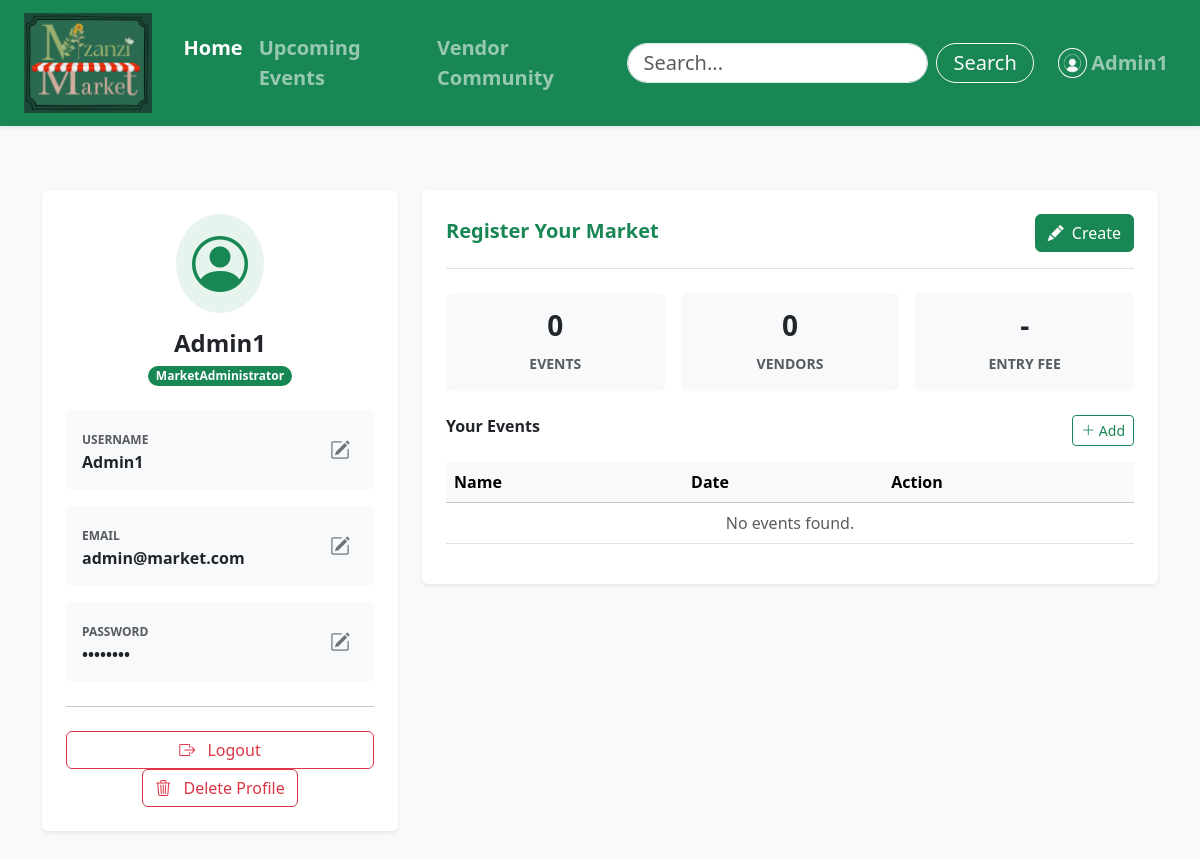
/userpage (signed in), run on an earlier commit of the app's database.
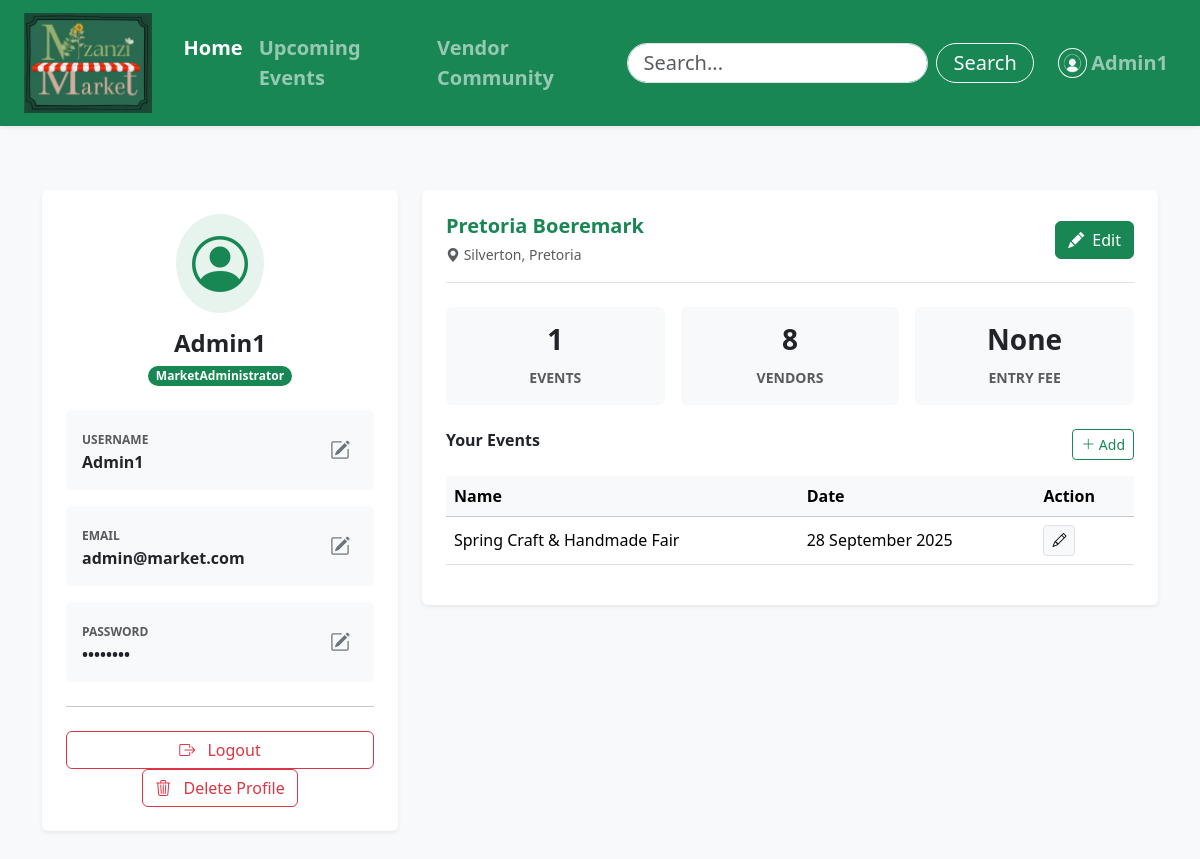
And on a later commit of the database.
### tables this page shows
CREATE TABLE Market (
    MarketID INTEGER PRIMARY KEY AUTOINCREMENT,
    MarketName TEXT NOT NULL,
    MarketDescription TEXT,
    MarketLocationLink TEXT,
    MarketLocation TEXT,
    MarketEntryFee TEXT,
    MarketDate DATETIME,
    MarketDays TEXT,
    MarketPoster BLOB,
    MarketInstagram TEXT,
    MarketFacebook TEXT,
    MarketMap BLOB,
    MarketAdministratorID INTEGER,
    FOREIGN KEY (MarketAdministratorID) REFERENCES MarketAdministrator(MarketAdministratorID)
);

CREATE TABLE "Events" (
	"EventID"	INTEGER,
	"EventName"	TEXT NOT NULL,
	"EventDescription"	TEXT,
	"EventDate"	DATETIME,
	"EventDays"	TEXT,
	"EventBookingLink"	TEXT,
	"EventPoster"	BLOB,
	"MarketID"	INTEGER NOT NULL,
	PRIMARY KEY("EventID" AUTOINCREMENT),
	FOREIGN KEY("MarketID") REFERENCES "Market"("MarketID")
);

### app.py (the view, shortened to what this page needs)
@app.route("/userpage", methods=['GET', 'POST'])
def userpage():
    if 'user_id' not in session:
        flash("Please log in to view your profile.", "warning")
        return redirect(url_for("login"))
    conn = get_db_connection()
    conn.row_factory = sqlite3.Row
    user_id = session['user_id']
    user = conn.execute("SELECT * FROM User WHERE UserID = ?", (user_id,)).fetchone()
    vendor = None
    vendor_products = []
    if user['Classification'] == 'Vendor':
        vendor = conn.execute("SELECT * FROM Vendor WHERE UserID = ?", (user_id,)).fetchone()
        if vendor:
            vendor_products = conn.execute("SELECT * FROM Product WHERE VendorID = ?", (vendor['VendorID'],)).fetchall()
    market = None
    events = []
    vendors = []
    if user['Classification'] == 'MarketAdministrator':
        market = conn.execute("SELECT * FROM Market WHERE MarketAdministratorID = ?", (user_id,)).fetchone()
        if market:
            events = conn.execute("SELECT * FROM Events WHERE MarketID = ?", (market['MarketID'],)).fetchall()
            vendors = conn.execute("SELECT * FROM Vendor").fetchall()
    conn.close()
    return render_template("userpage.html", user=user, market=market, events=events, vendors=vendors)

### app.py (called while the page is built)
def get_db_connection():
    conn = sqlite3.connect('Mzanzi.db', timeout=30)
    conn.row_factory = sqlite3.Row
    try:
        conn.execute("PRAGMA journal_mode=WAL")
    except:
        pass # If it fails, it just ignores it, but usually it works
    return conn

### templates/userpage.html (shortened to what the changed rows need)
<!DOCTYPE html>
<html lang="en">
<head>
  <link href="https://cdn.jsdelivr.net/npm/bootstrap@5.3.3/dist/css/bootstrap.min.css" rel="stylesheet">
  <link href="https://cdn.jsdelivr.net/npm/bootstrap-icons/font/bootstrap-icons.css" rel="stylesheet">
</head>
<body class="bg-light">
    <main>
      <div class="container my-5">
        <div class="row g-4">
          <div class="col-lg-8">
            <div class="d-flex flex-column gap-4">
            {% if user['Classification'] == 'Vendor' %}
              <div class="card border-0 shadow-sm overflow-hidden">
                  <div class="card-header bg-success bg-gradient text-white p-4 border-0">
                      <div class="d-flex justify-content-between align-items-start">
                          <div>
                              <h2 class="fw-bold mb-1">
                                  <i class="bi bi-shop me-2"></i>
                                  {{ user['VendorName'] if user['VendorName'] else user['Username'] }}
                              </h2>
                              <span class="badge bg-white text-success rounded-pill border border-white">
                                  {{ user['VendorOfferingType'] if user['VendorOfferingType'] else 'General Vendor' }}
                              </span>
                          </div>
                          <button class="btn btn-light text-success shadow-sm" data-bs-toggle="modal" data-bs-target="#editVendorModal">
                              <i class="bi bi-pencil-fill me-1"></i> Edit Profile
                          </button>
                      </div>
                  </div>
                  <div class="card-body p-4">
                      <div class="mb-4">
                          <h6 class="fw-bold text-secondary text-uppercase small">About the Stall</h6>
                          <p class="lead fs-6 text-muted">
                              {{ user['VendorDescription'] if user['VendorDescription'] else 'No description added yet. Click "Edit Profile" to tell customers what you sell!' }}
                          </p>
                      </div>
                      <hr class="text-muted opacity-25">
                      <div class="row g-4 mt-2">
                          <div class="col-md-6">
                              <h6 class="fw-bold text-secondary text-uppercase small mb-3">Contact Details</h6>
                              <div class="d-flex align-items-center mb-2">
                                  <div class="bg-light p-2 rounded-circle me-3 text-success">
                                      <i class="bi bi-telephone-fill"></i>
                                  </div>
                                  <div>
                                      <small class="d-block text-muted">Phone / WhatsApp</small>
                                      <span class="fw-semibold">{{ user['VendorContactNumber'] if user['VendorContactNumber'] else 'Not provided' }}</span>
                                  </div>
                              </div>
                              <div class="d-flex align-items-center">
                                  <div class="bg-light p-2 rounded-circle me-3 text-success">
                                      <i class="bi bi-envelope-fill"></i>
                                  </div>
                                  <div>
                                      <small class="d-block text-muted">Email</small>
                                      <span class="fw-semibold">{{ user['Email'] }}</span>
                                  </div>
                              </div>
                          </div>
                          <div class="col-md-6">
                              <h6 class="fw-bold text-secondary text-uppercase small mb-3">Social Media</h6>
                              <div class="d-grid gap-2">
                                  {% if user['VendorInstagram'] %}
                                    <a href="{{ user['VendorInstagram'] }}" target="_blank" class="btn btn-outline-danger border-opacity-25 text-start">
                                        <i class="bi bi-instagram me-2"></i> Instagram
                                    </a>
                                  {% else %}
                                    <button class="btn btn-light text-muted text-start" disabled><i class="bi bi-instagram me-2"></i> No Instagram linked</button>
                                  {% endif %}
                                  {% if user['VendorFacebook'] %}
                                    <a href="{{ user['VendorFacebook'] }}" target="_blank" class="btn btn-outline-primary border-opacity-25 text-start">
                                        <i class="bi bi-facebook me-2"></i> Facebook
                                    </a>
                                  {% else %}
                                    <button class="btn btn-light text-muted text-start" disabled><i class="bi bi-facebook me-2"></i> No Facebook linked</button>
                                  {% endif %}
                              </div>
                          </div>
                      </div>
                  </div>
              </div>
            {% elif user['Classification'] == 'MarketAdministrator' %}
              <div class="card border-0 shadow-sm">
                <div class="card-body p-4">
                  <div class="d-flex justify-content-between align-items-center mb-4 border-bottom pb-3">
                    <div>
                        <h5 class="fw-bold text-success mb-1">
                            {{ market['MarketName'] if market else 'Register Your Market' }}
                        </h5>
                        {% if market %}
                            <small class="text-muted"><i class="bi bi-geo-alt-fill"></i> {{ market['MarketLocation'] }}</small>
                        {% endif %}
                    </div>
                    <button class="btn btn-success" data-bs-toggle="modal" data-bs-target="#editMarketModal">
                        <i class="bi bi-pencil-fill me-1"></i> {{ 'Edit' if market else 'Create' }}
                    </button>
                  </div>
                  <div class="row g-3 text-center mb-4">
                    <div class="col-md-4">
                      <div class="p-3 bg-light rounded">
                        <h3 class="fw-bold text-dark">{{ events|length }}</h3>
                        <small class="text-muted text-uppercase fw-bold">Events</small>
                      </div>
                    </div>
                    <div class="col-md-4">
                      <div class="p-3 bg-light rounded">
                        <h3 class="fw-bold text-dark">{{ vendors|length }}</h3>
                        <small class="text-muted text-uppercase fw-bold">Vendors</small>
                      </div>
                    </div>
                    <div class="col-md-4">
                        <div class="p-3 bg-light rounded">
                          <h3 class="fw-bold text-dark">{{ market['MarketEntryFee'] if market else '-' }}</h3>
                          <small class="text-muted text-uppercase fw-bold">Entry Fee</small>
                        </div>
                      </div>
                  </div>
                   <div class="d-flex justify-content-between align-items-center mb-3">
                        <h6 class="fw-bold">Your Events</h6>
                        <button class="btn btn-sm btn-outline-success" data-bs-toggle="modal" data-bs-target="#editEventModal">
                             <i class="bi bi-plus-lg"></i> Add
                        </button>
                   </div>
                   <div class="table-responsive">
                    <table class="table table-hover align-middle">
                        <thead class="table-light"><tr><th>Name</th><th>Date</th><th>Action</th></tr></thead>
                        <tbody>
                            {% if events %}
                                {% for event in events %}
                                <tr>
                                    <td>{{ event['EventName'] }}</td>
                                    <td>{{ event['EventDate'] }}</td>
                                    <td><button class="btn btn-sm btn-light border"><i class="bi bi-pencil"></i></button></td>
                                </tr>
                                {% endfor %}
                            {% else %}
                                <tr><td colspan="3" class="text-center text-muted">No events found.</td></tr>
                            {% endif %}
                        </tbody>
                    </table>
                   </div>
                </div>
              </div>
            {% endif %}
            </div>
          </div>
        </div>
      </div>
    </main>
</body>
</html>

What changed in the data, as far as the page shows it:
added Market: MarketName "Pretoria Boeremark", MarketLocation "Silverton, Pretoria", MarketEntryFee "None"
added Events: EventName "Spring Craft & Handmade Fair", EventDate "28 September 2025"
Also different on the page:
{{ 'Edit' if market else 'Create' }}: "Create" → "Edit"
{{ events|length }}: "0" → "1"
{{ vendors|length }}: "0" → "8"
{{ market['MarketName'] if market else 'Register Your Market' }}: "Register Your Market" → (not shown)
{{ market['MarketEntryFee'] if market else '-' }}: "-" → (not shown)
text no longer shown: "No events found."
